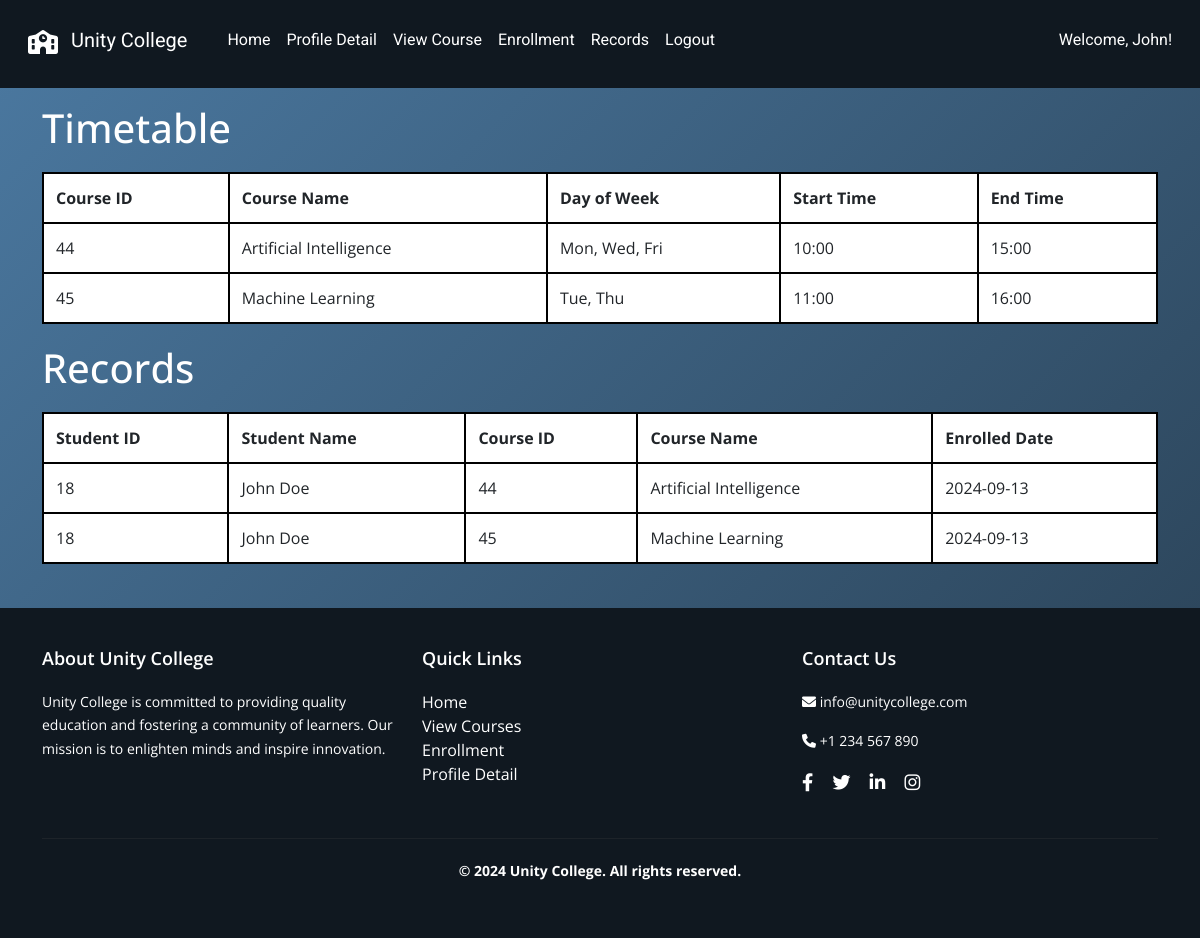
The page /student/records (signed in) on the database as committed earlier.
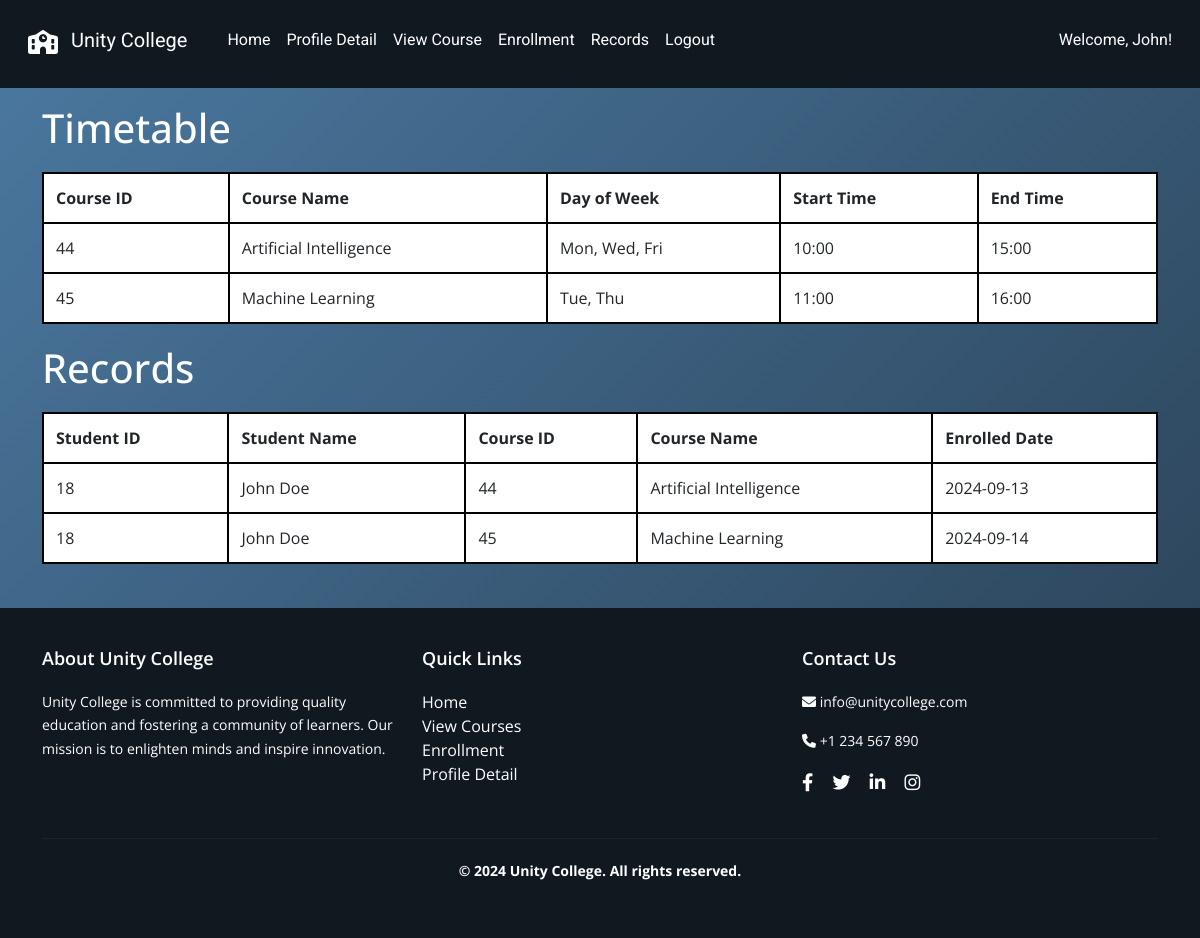
The same page on the database as committed later.
### tables this page shows
CREATE TABLE "schedule" (
    "id" INTEGER PRIMARY KEY AUTOINCREMENT,
    "course_id" INTEGER NOT NULL,
    "day_of_week" TEXT NOT NULL,
    "start_time" TEXT NOT NULL,
    "end_time" TEXT NOT NULL,
    FOREIGN KEY("course_id") REFERENCES "course"("id") ON DELETE CASCADE
);

CREATE TABLE "course" (
    "id" INTEGER PRIMARY KEY AUTOINCREMENT,
    "name" TEXT NOT NULL,
    "image" TEXT NOT NULL,
    "description" TEXT NOT NULL,
    "credits" INTEGER NOT NULL,
    "lecturer" TEXT NOT NULL
);

CREATE TABLE "enrollment" (
    "id" INTEGER PRIMARY KEY AUTOINCREMENT,
    "student_id" INTEGER NOT NULL,
    "course_id" INTEGER NOT NULL,
    "enroll_date" DATE NOT NULL,
    FOREIGN KEY("student_id") REFERENCES "student"("id") ON DELETE RESTRICT,
    FOREIGN KEY("course_id") REFERENCES "course"("id") ON DELETE RESTRICT
);

### app.py (the view)
@app.route('/student/records')
def view_enrollment_records():
    if 'username' not in session or session.get('user_type') != 'student':
        return redirect(url_for('student_login'))
    student_id = session.get('uid')  # Get student ID from session
    if not student_id:
        return redirect(url_for('home'))
    try:
        enrollments = query_db("""
            SELECT e.student_id,
                   s.first_name || ' ' || s.last_name AS full_name,
                   c.id AS course_id,
                   c.name AS course_name,
                   e.enroll_date
            FROM enrollment e
            JOIN student s ON e.student_id = s.id
            JOIN course c ON e.course_id = c.id
            WHERE e.student_id = ?
        """, (student_id,))
        timetable = query_db("""
            SELECT sc.course_id, c.name AS course_name, sc.day_of_week, sc.start_time, sc.end_time
            FROM schedule sc
            JOIN course c ON sc.course_id = c.id
            WHERE sc.course_id IN (
                SELECT e.course_id FROM enrollment e WHERE e.student_id = ?
            )
            ORDER BY sc.day_of_week, sc.start_time
        """, (student_id,))
    except Exception as e:
        print(traceback.format_exc())
        enrollments = []
        timetable = []
    return render_template('student/records.html',
                           enrollments=enrollments,
                           timetable=timetable,
                           username=session.get('username'))

### dbcontroller.py (called while the page is built)
def query_db(query, args=(), one=False):
    con = sqlite3.connect('advweb.db')
    cur = con.cursor()
    cur.execute(query, args)
    rv = cur.fetchall()
    cur.close()
    con.close()
    return (rv[0] if rv else None) if one else rv

### templates/student/records.html (shortened to what this page needs)
{% extends "/student/layout.html" %} {% block content %}
<link rel="stylesheet" href="/static/css/student/record.css" />
<h1>Timetable</h1>
<table>
  <thead>
    <tr>
      <th>Course ID</th>
      <th>Course Name</th>
      <th>Day of Week</th>
      <th>Start Time</th>
      <th>End Time</th>
    </tr>
  </thead>
  <tbody>
    {% if timetable %} {% for item in timetable %}
    <tr>
      <td>{{ item[0] }}</td>
      <td>{{ item[1] }}</td>
      <td>{{ item[2] }}</td>
      <td>{{ item[3] }}</td>
      <td>{{ item[4] }}</td>
    </tr>
    {% endfor %} {% else %}
    <tr>
      <td colspan="5">No timetable records found.</td>
    </tr>
    {% endif %}
  </tbody>
</table>
<h1>Records</h1>
<table>
  <thead>
    <tr>
      <th>Student ID</th>
      <th>Student Name</th>
      <th>Course ID</th>
      <th>Course Name</th>
      <th>Enrolled Date</th>
    </tr>
  </thead>
  <tbody>
    {% if enrollments %} {% for enrollment in enrollments %}
    <tr>
      <td>{{ enrollment[0] }}</td>
      <td>{{ enrollment[1] }}</td>
      <td>{{ enrollment[2] }}</td>
      <td>{{ enrollment[3] }}</td>
      <td>{{ enrollment[4] }}</td>
    </tr>
    {% endfor %} {% else %}
    <tr>
      <td colspan="5">No enrollment records found.</td>
    </tr>
    {% endif %}
  </tbody>
</table>
{% endblock %}

### templates/student/layout.html (shortened to what this page needs)
<!DOCTYPE html>
<html lang="en">
  <head>
    <link
      href="https://cdn.jsdelivr.net/npm/bootstrap@5.3.0/dist/css/bootstrap.min.css"
      rel="stylesheet"
    />
    <link href="/static/css/student/layout.css" rel="stylesheet" />
    <link
      rel="stylesheet"
      href="https://cdnjs.cloudflare.com/ajax/libs/font-awesome/6.0.0-beta3/css/all.min.css"
    />
  </head>
  <body>
    <nav class="navbar navbar-expand-lg navbar-light navbar-custom">
      <div class="container-fluid">
        <a class="navbar-brand" href="#">
          <i class="fas fa-school me-2"></i> Unity College
        </a>
        <div class="collapse navbar-collapse" id="navbarNav">
          <ul class="navbar-nav me-auto">
            <li class="nav-item">
              <a class="nav-link" href="{{ url_for('home') }}">Home</a>
            </li>
            <li class="nav-item">
              <a class="nav-link" href="{{ url_for('view_profile') }}"
                >Profile Detail</a
              >
            </li>
            <li class="nav-item">
              <a class="nav-link" href="{{ url_for('view_courses') }}"
                >View Course</a
              >
            </li>
            <li class="nav-item">
              <a class="nav-link" href="{{ url_for('student_enroll') }}"
                >Enrollment</a
              >
            </li>
            <li class="nav-item">
              <a class="nav-link" href="{{ url_for('view_enrollment_records')}}"
                >Records</a
              >
            </li>
            {% if username %}
            <li class="nav-item">
              <a class="nav-link" href="{{ url_for('student_logout') }}"
                >Logout</a
              >
            </li>
            {% else %}
            <li class="nav-item">
              <a class="nav-link" href="{{ url_for('student_signup') }}"
                >Sign Up</a
              >
            </li>
            {% endif %}
          </ul>
          {% if username %}
          <div class="d-flex">
            <span class="navbar-text me-3">Welcome, {{ username }}!</span>
          </div>
          {% endif %}
        </div>
      </div>
    </nav>
    <div class="container mt-4">{% block content %}{% endblock %}</div>
    <footer class="footer mt-4 text-white">
      <div class="container">
        <div class="row">
          <div class="col-md-4">
            <h5>About Unity College</h5>
            <p>
              Unity College is committed to providing quality education and
              fostering a community of learners. Our mission is to enlighten
              minds and inspire innovation.
            </p>
          </div>
          <div class="col-md-4">
            <h5>Quick Links</h5>
            <ul class="list-unstyled">
              <li>
                <a href="{{ url_for('home') }}" class="footer-link">Home</a>
              </li>
              <li>
                <a href="{{ url_for('view_courses') }}" class="footer-link"
                  >View Courses</a
                >
              </li>
              <li>
                <a href="{{ url_for('student_enroll') }}" class="footer-link"
                  >Enrollment</a
                >
              </li>
              <li>
                <a href="{{ url_for('view_profile') }}" class="footer-link"
                  >Profile Detail</a
                >
              </li>
            </ul>
          </div>
          <div class="col-md-4">
            <h5>Contact Us</h5>
            <p><i class="fas fa-envelope"></i> info@unitycollege.com</p>
            <p><i class="fas fa-phone"></i> +1 234 567 890</p>
            <div class="social-icons">
              <a href="#" class="footer-link"
                ><i class="fab fa-facebook-f"></i
              ></a>
              <a href="#" class="footer-link"><i class="fab fa-twitter"></i></a>
              <a href="#" class="footer-link"
                ><i class="fab fa-linkedin-in"></i
              ></a>
              <a href="#" class="footer-link"
                ><i class="fab fa-instagram"></i
              ></a>
            </div>
          </div>
        </div>
        <div class="row mt-3">
          <div class="col-12">
            <hr class="footer-hr" />
            <p class="text-center">
              <strong>&copy; 2024 Unity College. All rights reserved.</strong>
            </p>
          </div>
        </div>
      </div>
    </footer>
  </body>
</html>

### static/css/student/layout.css (style rules this page uses)
html, body { height: 100%; margin: 0; font-family: "Open Sans", sans-serif; }
body { display: flex; flex-direction: column; }
.container { flex: 1; }
.navbar-custom { background-color: #101820; color: #ffffff; }
.container-fluid { background-color: #101820; }
.navbar-brand i { font-size: 1.5rem; vertical-align: middle; }
.navbar-custom .navbar-brand, .navbar-custom .nav-link { color: #ffffff; font-family: "Roboto", sans-serif; padding: 0.5rem 1rem; }
@media (min-width: 768px) { .navbar-custom { height: 80px; } }
@media (min-width: 768px) { .navbar-custom .navbar-brand, .navbar-custom .nav-link { line-height: 80px; } }
.navbar-text { color: #ffffff; font-family: "Roboto", sans-serif; }
.footer { background-color: #101820; color: #ffffff; padding: 40px 0; font-family: "Open Sans", sans-serif; box-shadow: none; position: relative; z-index: 2; }
.footer h5 { font-size: 18px; margin-bottom: 20px; font-weight: 600; }
.footer p { font-size: 14px; line-height: 1.7; }
.footer .footer-link { color: #ffffff; text-decoration: none; }
.footer .social-icons { margin-top: 10px; }
.footer .social-icons a { color: #ffffff; margin-right: 15px; font-size: 18px; text-decoration: none; }
.footer-hr { border-color: #444; margin: 20px 0; }
body { background: linear-gradient(135deg, #4b79a1 0%, #283e51 100%) no-repeat center center fixed; }

### static/css/student/record.css (style rules this page uses)
table { width: 100%; border-collapse: collapse; margin: 20px 0; background-color: white; }
table, th, td { border: 2px solid black; }
th, td { padding: 12px; text-align: left; }
a { text-decoration: none; }
h1 { color: white; }

Rows that differ between the two databases and show on the page:
removed enrollment: student "18", enrollment "John Doe", enrollment "45", name "Machine Learning", enroll_date "2024-09-13"
added enrollment: student "18", enrollment "John Doe", enrollment "45", name "Machine Learning", enroll_date "2024-09-14"
